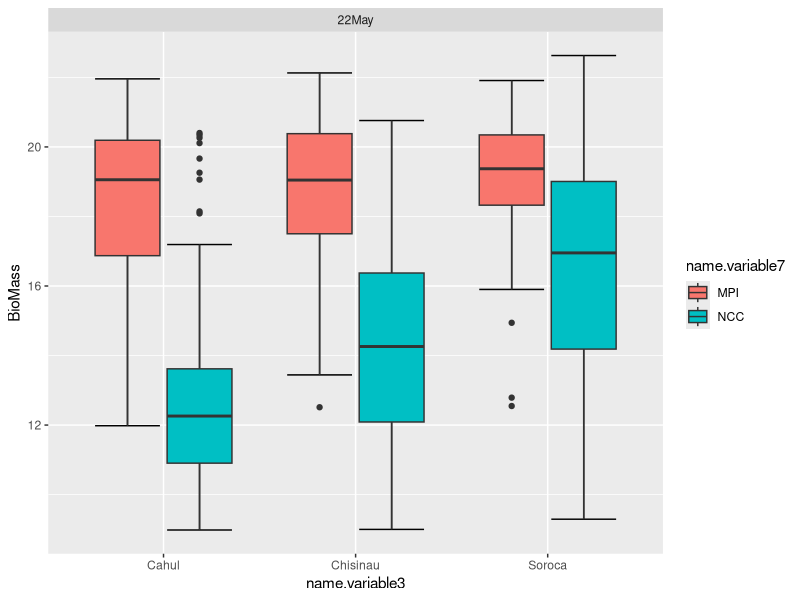
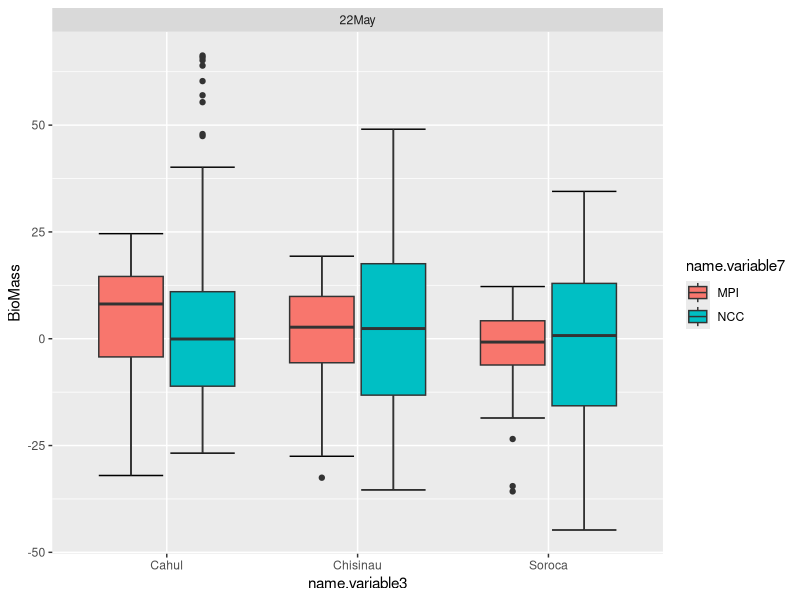

Here is the R script that generated these plots, in order:
library(tidyverse)

#modify currect plotting to boxplot
#y axis select variable with values to plot
#x axis now select grouping variable
#allow color and facet grouping
#select plot absolute vs relative change values
#add line of reference baseline of average historical value
#select reference year range
#select split by time horizon

data = read.delim("combined_seasonal_data.tsv")

prm = read.delim("combined_parameter_data (1).tsv")

ggplot(data, aes(y=BioMass, x=name.variable3, fill=name.variable7))+
  stat_boxplot(geom="errorbar")+#add horizontal line to end of whiskers
  geom_boxplot()+
  #geom_point(position = position_jitterdodge(jitter.width = 0.2), size=0.1)
  facet_grid(.~name.variable4)

#select reference year range
ref.year = c(2020,2030)
xaxis.var = "name.variable3"
grouping.var = "name.variable7"

data.ref = data %>%
  filter(Year1 %in% c(ref.year[1]:ref.year[2])) %>%
  select(!starts_with(c("Day","Month","Year"))) %>%
  group_by(across(all_of(c(xaxis.var, grouping.var)))) %>%
  summarise(across(where(is.numeric), ~mean(.x, na.rm = TRUE))) 

data.norm = data %>%
  group_by(across(all_of(c(xaxis.var, grouping.var)))) %>%
  mutate(across(where(is.numeric), ~ 100*(.x - mean(.x[which(Year1 %in% c(ref.year[1]:ref.year[2]))], na.rm = TRUE))/mean(.x[which(Year1 %in% c(ref.year[1]:ref.year[2]))], na.rm = TRUE) )) %>%
  select(!starts_with(c("Day","Month","Year")))
  
ggplot(data.norm, aes(y=BioMass, x=name.variable3, fill=name.variable7))+
  stat_boxplot(geom="errorbar")+#add horizontal line to end of whiskers
  geom_boxplot()+
  #geom_point(position = position_jitterdodge(jitter.width = 0.2), size=0.1)
  facet_grid(.~name.variable4)


  